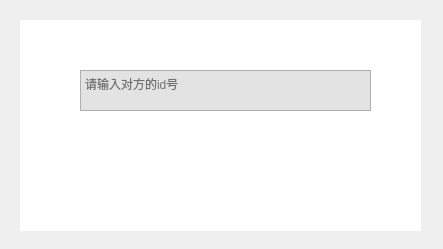
<?xml version="1.0" encoding="UTF-8"?>
<ui version="4.0">
 <class>addfriend</class>
 <widget class="QWidget" name="addfriend">
  <property name="geometry">
   <rect>
    <x>0</x>
    <y>0</y>
    <width>443</width>
    <height>249</height>
   </rect>
  </property>
  <property name="windowTitle">
   <string>Form</string>
  </property>
  <property name="styleSheet">
   <string notr="true">QToolButton#toolButton{
color:rgb(0,0,0);
border-style:none;
}
QToolButton#toolButton::hover{
color:rgb(255,255,255);
background-color: rgba(255, 56, 56, 150)
}
QWidget#widget{
background-color: rgb(255, 255, 255);
}</string>
  </property>
  <widget class="QWidget" name="widget" native="true">
   <property name="geometry">
    <rect>
     <x>20</x>
     <y>20</y>
     <width>401</width>
     <height>211</height>
    </rect>
   </property>
   <property name="styleSheet">
    <string notr="true"/>
   </property>
   <widget class="QTextEdit" name="textEdit">
    <property name="geometry">
     <rect>
      <x>60</x>
      <y>50</y>
      <width>291</width>
      <height>41</height>
     </rect>
    </property>
    <property name="autoFillBackground">
     <bool>false</bool>
    </property>
    <property name="styleSheet">
     <string notr="true">font: 12pt &quot;微软雅黑&quot;;
background-color: rgb(227, 227, 227);</string>
    </property>
    <property name="placeholderText">
     <string>请输入对方的id号</string>
    </property>
   </widget>
   <widget class="QPushButton" name="noUse">
    <property name="geometry">
     <rect>
      <x>10</x>
      <y>50</y>
      <width>41</width>
      <height>41</height>
     </rect>
    </property>
    <property name="styleSheet">
     <string notr="true">border:none;</string>
    </property>
    <property name="text">
     <string/>
    </property>
    <property name="icon">
     <iconset resource="resourse.qrc">
      <normaloff>:/img/search.png</normaloff>:/img/search.png</iconset>
    </property>
    <property name="iconSize">
     <size>
      <width>30</width>
      <height>30</height>
     </size>
    </property>
   </widget>
   <widget class="QPushButton" name="addFriendButton">
    <property name="geometry">
     <rect>
      <x>250</x>
      <y>120</y>
      <width>111</width>
      <height>71</height>
     </rect>
    </property>
    <property name="styleSheet">
     <string notr="true">border:none;</string>
    </property>
    <property name="text">
     <string/>
    </property>
    <property name="icon">
     <iconset resource="resourse.qrc">
      <normaloff>:/img/button2.png</normaloff>:/img/button2.png</iconset>
    </property>
    <property name="iconSize">
     <size>
      <width>250</width>
      <height>80</height>
     </size>
    </property>
   </widget>
   <widget class="QToolButton" name="toolButton">
    <property name="geometry">
     <rect>
      <x>350</x>
      <y>0</y>
      <width>47</width>
      <height>41</height>
     </rect>
    </property>
    <property name="text">
     <string/>
    </property>
    <property name="icon">
     <iconset resource="resourse.qrc">
      <normaloff>:/img/close2.png</normaloff>:/img/close2.png</iconset>
    </property>
    <property name="iconSize">
     <size>
      <width>30</width>
      <height>30</height>
     </size>
    </property>
   </widget>
  </widget>
 </widget>
 <resources>
  <include location="resourse.qrc"/>
 </resources>
 <connections/>
</ui>
